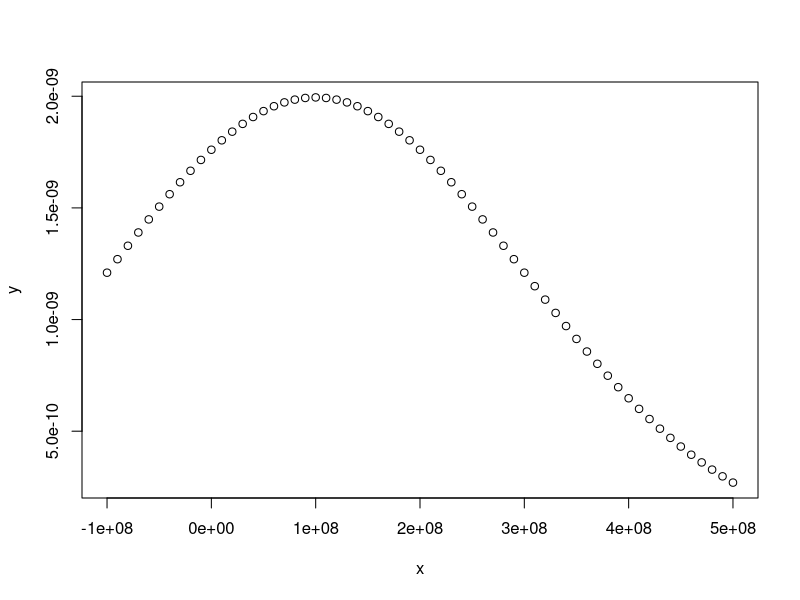
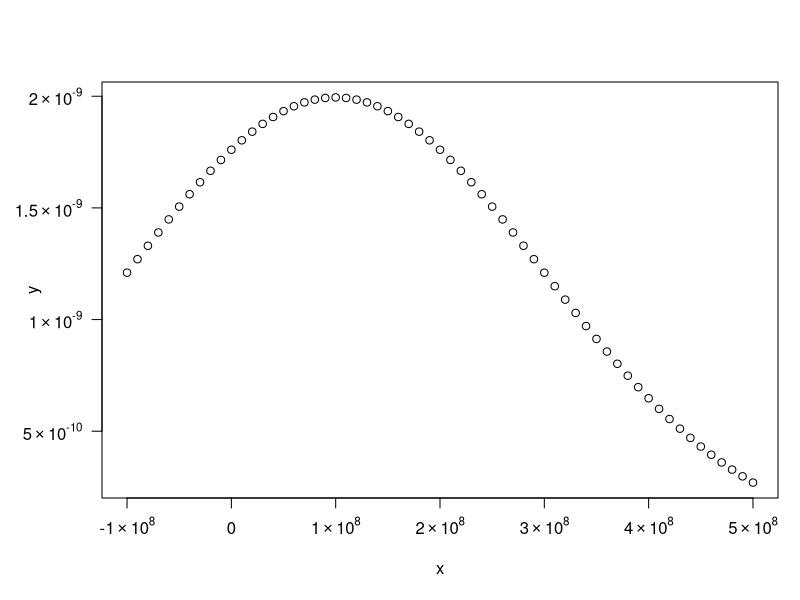
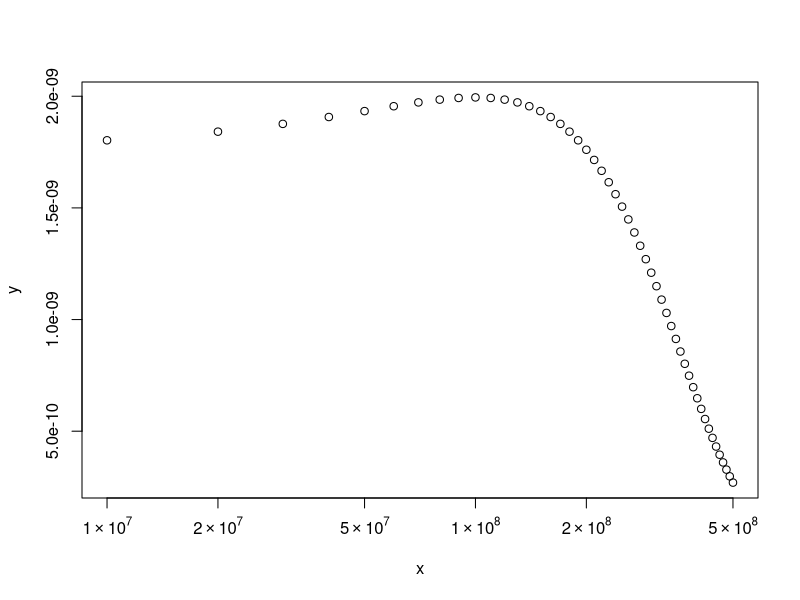
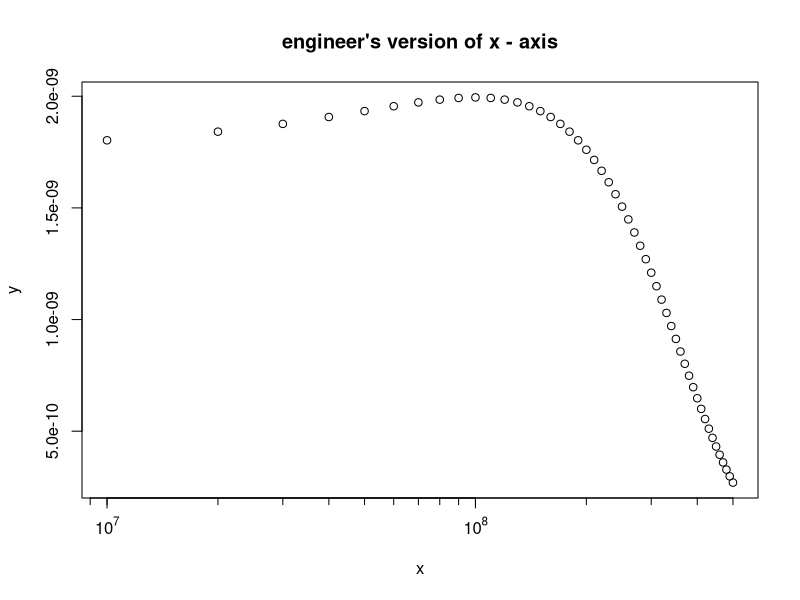

Write R code to recreate these figures, in order.
library(sfsmisc)


### Name: axTexpr
### Title: Axis Ticks Expressions in Nice 10 ** k Form
### Aliases: axTexpr
### Keywords: dplot

### ** Examples

x <- 1e7*(-10:50)
y <- dnorm(x, m=10e7, s=20e7)
plot(x,y)## not really nice,  the following is better:

## For horizontal y-axis labels, need more space:
op <- par(mar= .1+ c(5,5,4,1))
plot(x,y, axes= FALSE, frame=TRUE)
aX <- axTicks(1); axis(1, at=aX, label= axTexpr(1, aX))
## horizontal labels on y-axis:
aY <- axTicks(2); axis(2, at=aY, label= axTexpr(2, aY), las=2)
par(op)

### -- only 'x' and using log-scale there:
plot(x,y, xaxt= "n", log = "x")
aX <- axTicks(1); axis(1, at=aX, label= axTexpr(1, aX))

## Now an "engineer's version" ( more ticks; only label "10 ^ k" ) :

axp <- par("xaxp") #-> powers of 10 *inside* 'usr'
axp[3] <- 1 # such that only 10^. are labeled
aX <- axTicks(1, axp = axp)
xu <- 10 ^ par("usr")[1:2]
e10 <- c(-1,1) + round(log10(axp[1:2])) ## exponents of 10 *outside* 'usr'
v <- c(outer(1:9, e10[1]:e10[2], function(x,E) x * 10 ^ E))
v <- v[xu[1] <= v & v <= xu[2]]

plot(x,y, xaxt= "n", log = "x", main = "engineer's version of x - axis")
axis(1, at = aX, label = axTexpr(1, aX, drop.1=TRUE)) # 'default'
axis(1, at = v,  label = FALSE, tcl = 2/3 * par("tcl"))
